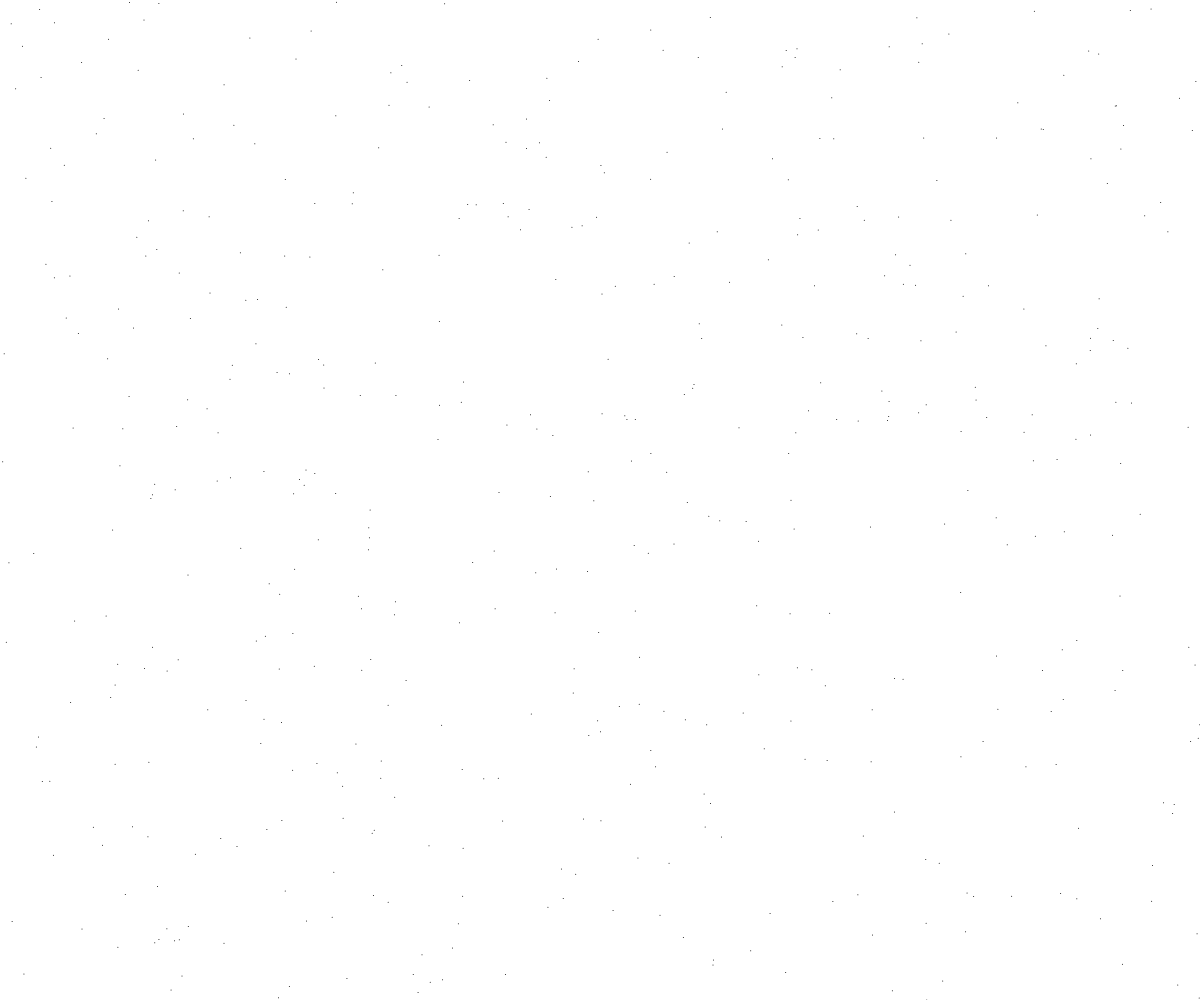
Frame 1 (no input)
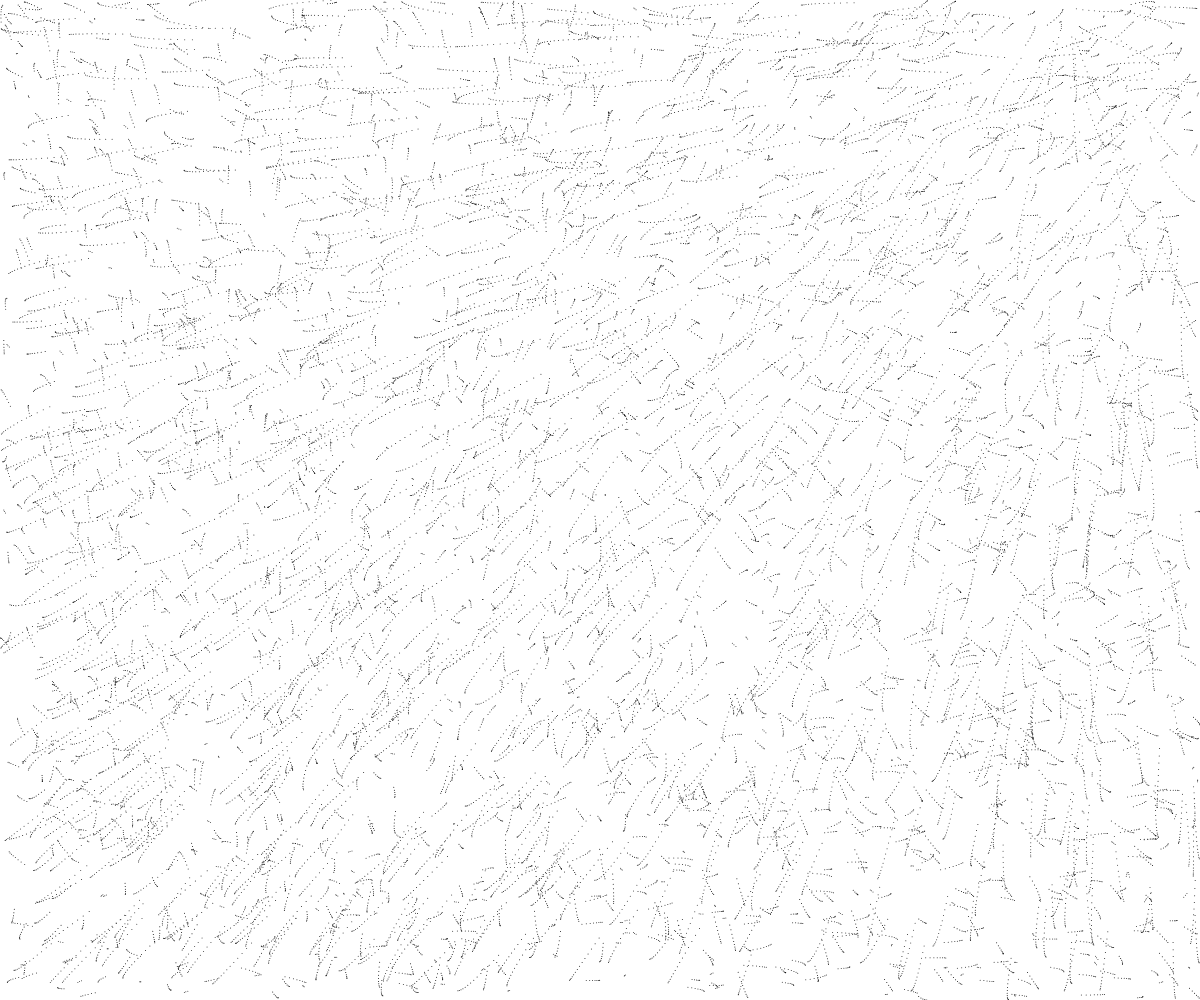
Frame 60 (no input)
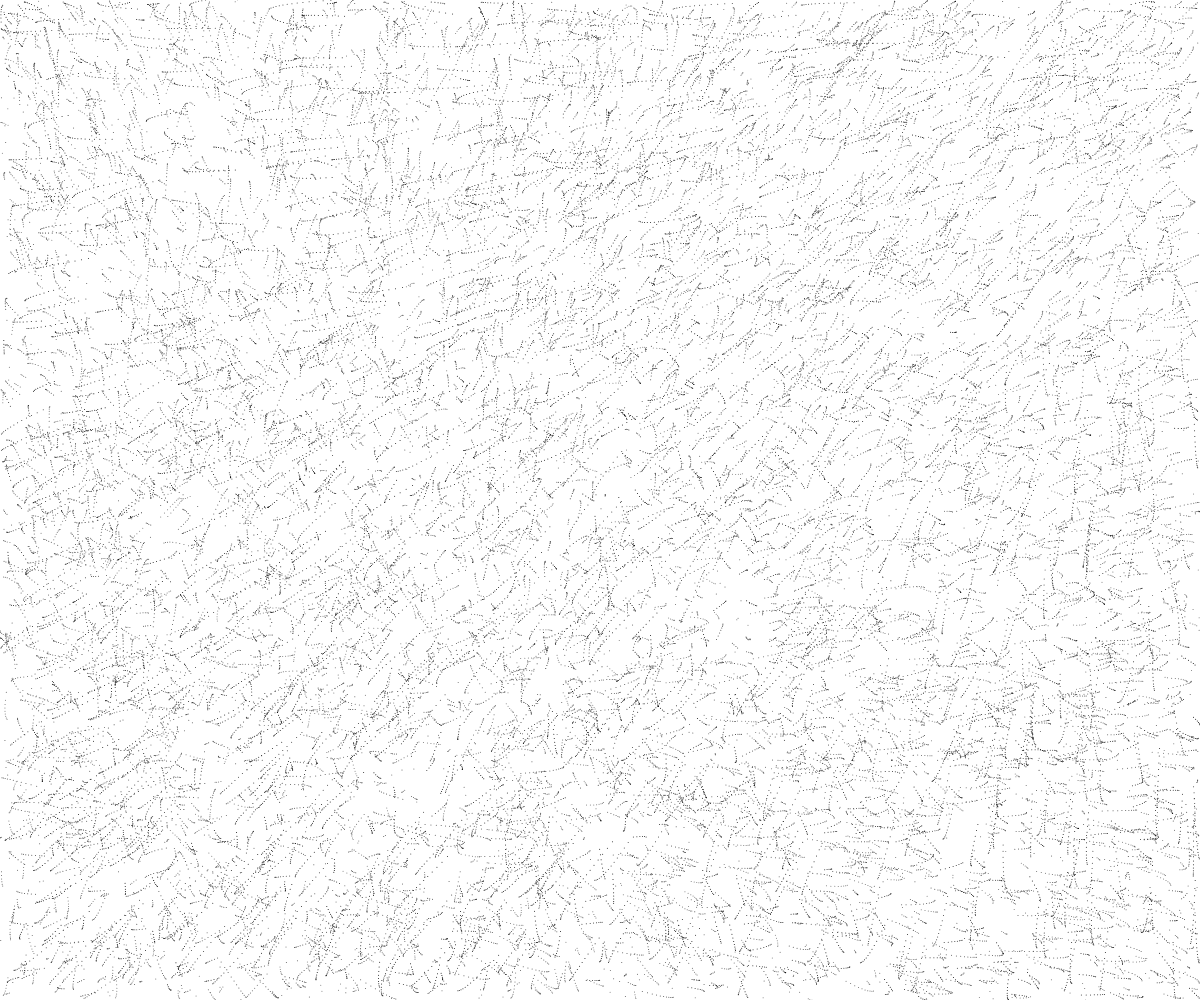
Frame 120 (the mouse pressed at the canvas centre since frame 60)

The p5.js sketch that drew these frames (run headless with seeded random() and noise() and a simulated clock; from frame 60 on, the mouse is pressed at the canvas centre):

// p5.js sketch
// ── sketch.js
let balls = [];
let SHADE = 0;
let DIR = 1;
let NUM_BALLs = 500;
let target;
function setup() {
  createCanvas(windowWidth, windowHeight);
  // background(50);

  for (let i = 0; i < NUM_BALLs; i++) {
    let b = new Ball(random(width), random(height));
    balls.push(b);
  }

  target = createVector(width / 2, height / 2);
  stroke(SHADE)
}

function mouseMoved() {
  target.x = mouseX;
  target.y = mouseY;
}

function keyPressed(){
  clear()
}

function draw() {
  //background(255);
  // ellipse(target.x, target.y, 20);
  stroke(SHADE)
  let hit = false;
  for (let ball of balls) {
    if (ball.seek(target)) {
      hit = true;
    }
    ball.run();
  }
  if (hit) {
    for (let ball of balls) {
      ball.randomise();
      
    }
    target = createVector(random(width), random(height))
  }

  SHADE += 1 * DIR;
  if(SHADE > 255){
    SHADE = 255;
    DIR = -1;
  }
  if(SHADE < 0){
    SHADE = 0;
    DIR = 1;
  }
}

// ── ball.js
class Ball {
  constructor(x, y) {
    this.acceleration = createVector(0, 0);
    this.velocity = createVector(random(-1, 1), random(-1, 1));
    this.position = createVector(x, y);
    this.r = 3.0;
    this.maxspeed = 20; // Maximum speed
    this.maxforce = 0.5; // Maximum steering force
    this.path = [];
    this.dist = 0;
  }

  run() {
    this.update();
    this.borders();
    this.render();
  }

  applyForce(force) {
    // We could add mass here if we want A = F / M
    this.acceleration.add(force);
  }

  // Method to update location
  update() {
    // Update velocity
    this.velocity.add(this.acceleration);
    // Limit speed
    this.velocity.limit(this.maxspeed);
    this.position.add(this.velocity);
    // Reset accelertion to 0 each cycle
    this.acceleration.mult(0);
    // this.path.push({ x: this.position.x, y: this.position.y });
    if (this.path.length > 100) {
      // this.path.shift();
    }
  }
  // Wraparound
  borders() {
    let wrapped = false
    if (this.position.x < -this.r || this.position.x > width + this.r) {
      this.velocity.x = -this.velocity.x;
      wrapped = true
    }
    if (this.position.y < -this.r || this.position.y > height + this.r) {
      this.velocity.y = - this.velocity.y;
      wrapped = true
    }
    if(wrapped){
      this.path = []
    }
  }
  seek(target) {
    let desired = p5.Vector.sub(target, this.position); // A vector pointing from the location to the target
    // Normalize desired and scale to maximum speed
    desired.normalize();
    desired.mult(this.maxspeed);
    // Steering = Desired minus Velocity
    let steer = p5.Vector.sub(desired, this.velocity);
    steer.limit(this.maxforce); // Limit to maximum steering force
    this.applyForce(steer)
    
    this.dist = this.position.dist(target)

    if(this.dist < 20){
     
      return true
    }
    return false
  }

  randomise(){
    this.velocity = createVector(random(-1, 1), random(-1, 1));
    this.position = createVector(random(width), random(height));
    this.path = []
  }

  render() {
    // for (let i = 1; i < this.path.length; i++) {
    //   let b = this.path[i];
    //   let c = this.path[i - 1];
    //   line(b.x, b.y, c.x, c.y);
    // }
    // stroke(map(this.dist, 255, 0, 0, width/2))
    point(this.position.x, this.position.y);
  }
}
